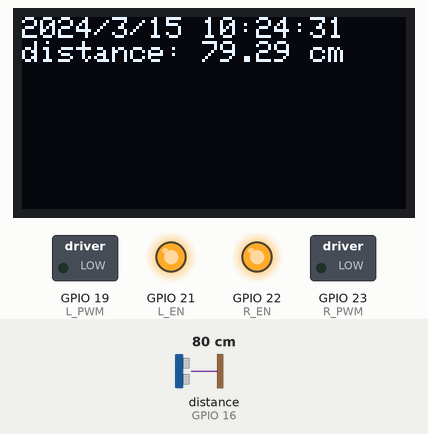
Recording of a sketch running on a simulated ESP32. Shown: 128×64 one-colour display, switched loads named in the sketch (green lamp = pin HIGH), output pins drawn as LEDs (lit = HIGH). Wiring (inferred from the names in the program): ultrasonic range finder: trigger GPIO 17; echo GPIO 16. Inputs (shaded band) come from the test bench; at power-on: distance to the obstacle (sensor on GPIO 16) 80 cm. The echo pulse lasts 58.3 µs per cm; the local clock reads 2024-03-15 10:24:30 at power-on unless the sketch sets it; pins used as bus, display or sensor lines are not drawn.

Above: at 1.2 s.
1.3 s: distance to the obstacle (sensor on GPIO 16) set to 2 cm
At 2.7 s:
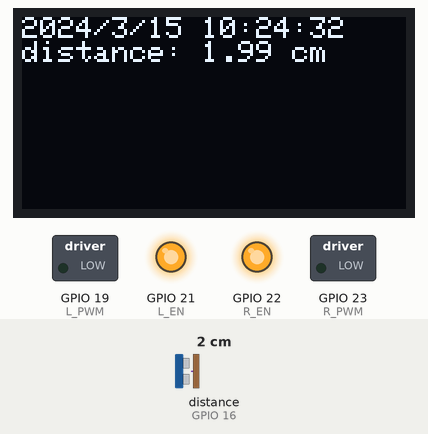
2.9 s: distance to the obstacle (sensor on GPIO 16) set to 4 cm
At 3.8 s:
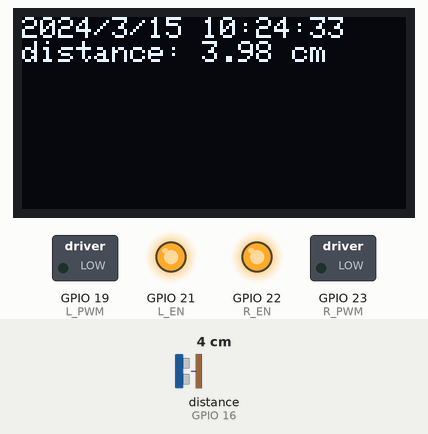
4.5 s: distance to the obstacle (sensor on GPIO 16) set to 9 cm
At 5.7 s:
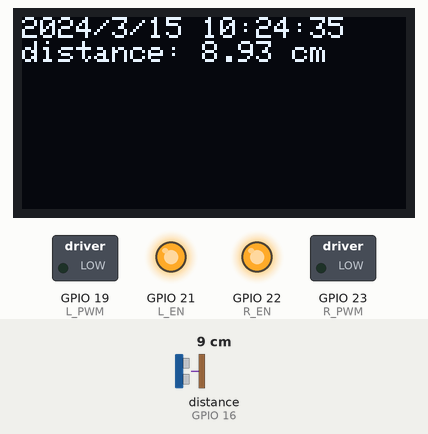
Timing chart, 0 to 7.5 s (numbered marks = the images above; inputs shaded):
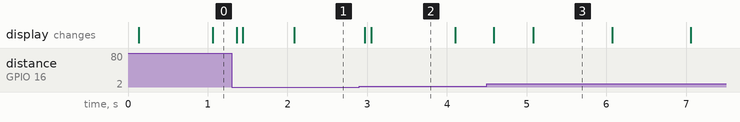

The sketch:

PV_Motorsteuerung_V6.ino
```cpp
#include <Wire.h>
#include <RTClib.h>
#include <Adafruit_GFX.h>
#include <Adafruit_SSD1306.h>
#include <SPI.h>

RTC_DS3231 rtc;

#define SCREEN_WIDTH 128 // OLED display width, in pixels
#define SCREEN_HEIGHT 64 // OLED display height, in pixels

#define SOUND_SPEED 0.034 // Sound speed in cm/uS

#define MAXSPEED 255 // Maximum Motorspeed

#define OLED_RESET  -1 // Reset pin # (or -1 if sharing Arduino reset pin)
Adafruit_SSD1306 display(SCREEN_WIDTH, SCREEN_HEIGHT, &Wire, OLED_RESET);

const int R_PWM = 23; // Pin 1
const int L_PWM = 19; // Pin 2
const int R_EN = 22;  // Pin 3
const int L_EN = 21;  // Pin 4

const int TRIG_PIN = 17; // USS Trigger Pin
const int ECHO_PIN = 16; // USS Echo Pin

#define VOLTAGE_PIN 34 // Analog Pin for voltage measurement

// Distance thresholds for motor activation and deactivation
const float ACTIVATION_THRESHOLD = 15.0;
const float DEACTIVATION_THRESHOLD = 35.0;

// Retry delay in milliseconds
const unsigned long RETRY_DELAY = 1000;

// Number of readings for averaging
const int NUM_READINGS = 5;

void setup() {
  Serial.begin(115200);
  Wire.begin(5, 18);

  if (!display.begin(SSD1306_SWITCHCAPVCC, 0x3C)) {
    Serial.println(F("SSD1306 allocation failed"));
    for (;;) {} // Don't proceed, loop forever
  }

  if (!rtc.begin()) {
    Serial.println("Couldn't find RTC");
    while (1);
  }

  if (rtc.lostPower()) {
    Serial.println("RTC lost power, let's set the time!");
    rtc.adjust(DateTime(F(__DATE__), F(__TIME__)));
  }

  pinMode(R_PWM, OUTPUT);
  pinMode(L_PWM, OUTPUT);
  pinMode(R_EN, OUTPUT);
  pinMode(L_EN, OUTPUT);

  digitalWrite(R_EN, HIGH);
  digitalWrite(L_EN, HIGH);

  pinMode(TRIG_PIN, OUTPUT);
  pinMode(ECHO_PIN, INPUT);
}

void loop() {
  DateTime now = rtc.now();
  float distance = averageDistanceMeasure(TRIG_PIN, ECHO_PIN);

  oled(distance);

  if (now.hour() == 12 && now.minute() == 0)
  {
    activateMotorIfDistanceInRange(distance, 25, 3);
  }

  if (now.hour() == 14 && now.minute() == 0)
  {
    activateMotorIfDistanceInRange(distance, 17, 3);
  }

  if (now.hour() == 15 && now.minute() == 0)
  {
    activateMotorIfDistanceInRange(distance, 11, 3);
  }

  if (now.hour() == 20 && now.minute() == 0)
  {
    deactivateMotorIfDistanceInRange(distance, 35);
  }
}

float distanceMeasure(const int TRIG_PIN, const int ECHO_PIN) {
  digitalWrite(TRIG_PIN, LOW);
  delayMicroseconds(2);
  digitalWrite(TRIG_PIN, HIGH);
  delayMicroseconds(10);
  digitalWrite(TRIG_PIN, LOW);
  long duration = pulseIn(ECHO_PIN, HIGH);
  float distance_cm = duration * SOUND_SPEED / 2;
  return distance_cm;
}

float averageDistanceMeasure(const int TRIG_PIN, const int ECHO_PIN) {
  float total = 0;
  for (int i = 0; i < NUM_READINGS; i++) {
    total += distanceMeasure(TRIG_PIN, ECHO_PIN);
    delay(10); // Delay between readings to stabilize the sensor
  }
  return total / NUM_READINGS;
}

void activateMotorIfDistanceInRange(float distance, float threshold, int durationMinutes) {
  if (distance >= ACTIVATION_THRESHOLD) {
    unsigned long startTime = millis();
    while (distance >= threshold && (millis() - startTime) < (durationMinutes * 60 * 1000)) {
      motor_R();
      distance = averageDistanceMeasure(TRIG_PIN, ECHO_PIN);
      oled(distance);
      delay(10); // Delay between readings to stabilize the sensor
    }
    motor_stop();
  }
}

void deactivateMotorIfDistanceInRange(float distance, float threshold) {
  if (distance <= DEACTIVATION_THRESHOLD) {
    unsigned long startTime = millis();
    while (distance <= threshold && (millis() - startTime) < RETRY_DELAY) {
      motor_L();
      distance = averageDistanceMeasure(TRIG_PIN, ECHO_PIN);
      oled(distance);
      delay(10); // Delay between readings to stabilize the sensor
    }
    motor_stop();
  }
}

void motor_R() {
  analogWrite(R_PWM, MAXSPEED);
  analogWrite(L_PWM, 0);
}

void motor_L() {
  analogWrite(R_PWM, 0);
  analogWrite(L_PWM, MAXSPEED);
}

void motor_stop() {
  analogWrite(R_PWM, 0);
  analogWrite(L_PWM, 0);
}

void oled(float distance) {
  DateTime now = rtc.now();
  display.clearDisplay();
  display.setTextSize(1);
  display.setTextColor(SSD1306_WHITE);
  display.setCursor(0, 0);
  display.print(now.year());
  display.print("/");
  display.print(now.month());
  display.print("/");
  display.print(now.day());
  display.print(" ");
  display.print(now.hour());
  display.print(":");
  display.print(now.minute());
  display.print(":");
  display.println(now.second());
  display.print("distance: ");
  display.print(distance);
  display.println(" cm");
  display.display();
}
```

Measured:
- after the input at 1.3 s, the display: first changes after 0.06 s (image 1 shows a later state)
- what the display in image 2 shows lasts 1.1 s, from 3.0 s to 4.1 s
